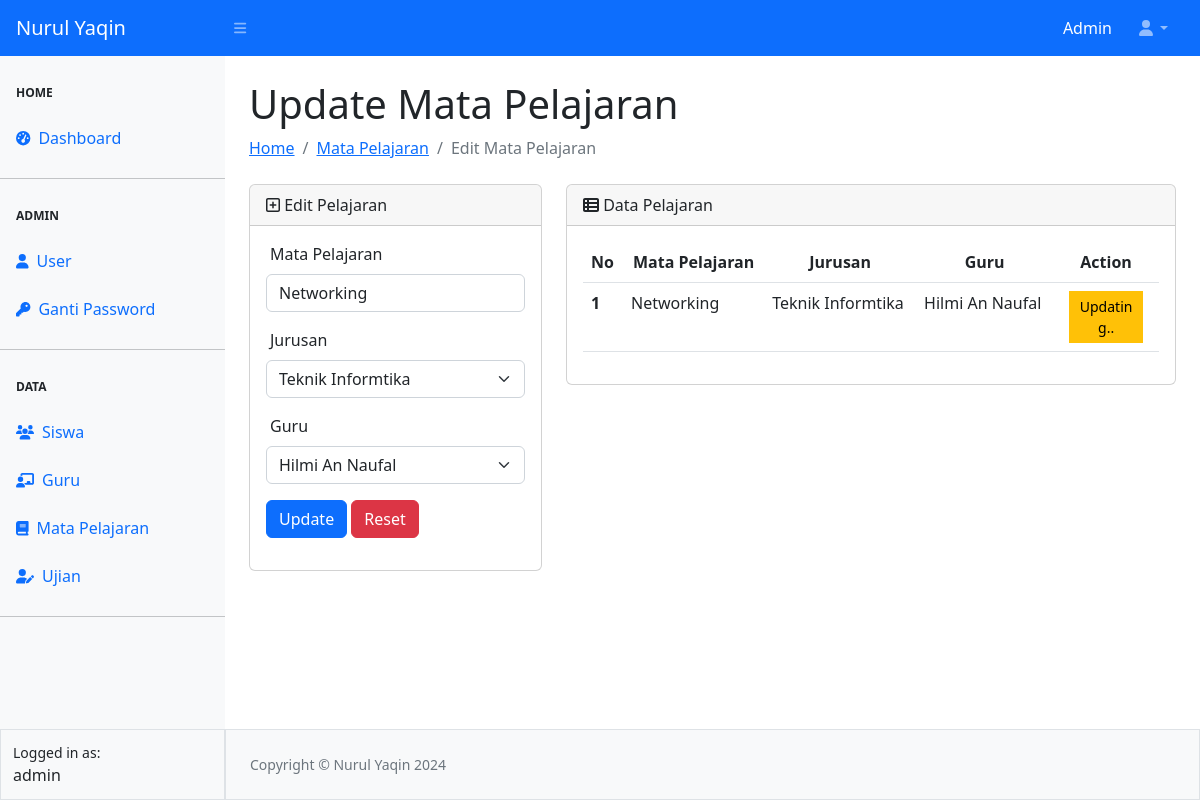
Page /pelajaran/update-pelajaran.php?id=15 (signed in) on the committed database.
### tables this page shows
CREATE TABLE `tbl_pelajaran` (
  `id` int(11) NOT NULL,
  `pelajaran` varchar(30) NOT NULL,
  `jurusan` varchar(50) NOT NULL,
  `guru` varchar(128) NOT NULL
);

### pelajaran/update-pelajaran.php (the view, shortened to what this page needs)
<?php
require_once "../config.php";
require_once "../templates/header.php";
require_once "../templates/navbar.php";
require_once "../templates/sidebar.php";
$id = $_GET['id'];
$query = mysqli_query($koneksi, "SELECT * FROM tbl_pelajaran WHERE id=$id");
$data = mysqli_fetch_assoc($query);
?>
<div id="layoutSidenav_content">
                <main>
                    <div class="container-fluid px-4">
                        <h1 class="mt-4">Update Mata Pelajaran</h1>
                        <ol class="breadcrumb mb-4">
                            <li class="breadcrumb-item "><a href="../index.php">Home</a></li>
                            <li class="breadcrumb-item "><a href="pelajaran.php">Mata Pelajaran</a></li>
                            <li class="breadcrumb-item active">Edit Mata Pelajaran</li>
                        </ol>
                      <div class="row">
                        <div class="col-4">
                        <div class="card">
                            <div class="card-header">
                                <span><i class="fa-regular fa-square-plus"></i> Edit Pelajaran</span>
                            </div>
                            <div class="card-body">
                              <form action="proses-pelajaran.php" method="post">
                                <div class="mb-3">
                                <label for="pelajaran" class="form-label ps-1 "> Mata Pelajaran</label>
                                <input name="pelajaran" value="<?= $data['pelajaran'] ?>" placeholder="Nama Pelajaran" required type="text" class="form-control" id="pelajaran" >
                                </div>
                                <div class="mb-3">
                                <label for="jurusan" class="form-label ps-1 ">Jurusan</label>
                                <select name="jurusan" id="jurusan" class="form-select" required>
                                            <?php
                                            $jurusan = ['Teknik Informtika', 'Pendidikan Islam', 'Sains Biologi'];
                                             foreach ($jurusan as $agm ) {
                                                if ($data['jurusan'] == $agm){  ?>
                                                  <option value="<?= $agm?>" selected><?= $agm?></option>
                                                  <?php }else { ?>
                                                    <option value="<?= $agm ?>"><?= $agm ?></option>
                                               <?php
                                                }
                                             } ?>
                                </select>
                                </div>
                                <div class="mb-3">
                                <label for="guru" class="form-label ps-1 ">Guru</label>
                                <select name="guru" id="guru" class="form-select mb-3 " required>
                                    <?php
                                    $queryGuru = mysqli_query($koneksi, "SELECT * FROM tbl_guru");
                                    while($dataGuru = mysqli_fetch_assoc($queryGuru)){
                                        if($data['guru'] == $dataGuru['nama']){
                                        ?>
                                        <option value="<?= $dataGuru['nama'] ?>" selected><?= $dataGuru['nama'] ?></option>
                                        <?php } else { ?>
                                            <option value="<?= $dataGuru['nama'] ?>"><?= $dataGuru['nama'] ?></option>
                                            <?php }?>
                                        <?php
                                    }?>
                                </select>
                                <button type="submit" class="btn btn-primary" name="update"><i claas="fa-solid fa-floppy-disk"></i>Update</button>
                                <button type="submit" class="btn btn-danger  " name="reset"><i claas="fa-solid fa-xmark"></i>Reset</button>
                                </div>
                              </form>
                            </div>
                            </div>
                        </div>
                        <div class="col-8">
                            <form action="add-pelajaran.php" method="post">
                            <div class="card">
                            <div class="card-header">
                            <i class="fa-solid fa-table-list"></i> Data Pelajaran
                            </div>
                            <div class="card-body">
                            <table class="table" id="datatablesSimple">
                                <thead>
                                    <tr>
                                    <th scope="col">No</th>
                                    <th scope="col"><center>Mata Pelajaran</center></th>
                                    <th scope="col"><center>Jurusan</center></th>
                                    <th scope="col"><Center>Guru</Center></th>
                                    <th scope="col"><Center>Action</Center></th>
                                    </tr>
                                </thead>
                                <tbody>
                                    <?php $i = 1 ?>
                                    <tr>
                                    <th scope="row"><?= $i?></th>
                                    <td><?= $data['pelajaran'] ?></td>
                                    <td><?= $data['jurusan'] ?></td>
                                    <td><?= $data['guru']?></td>
                                    <td align="center">
                                      <button type="button" class="btn btn-warning btn-sm rounded-0 col-10"></i>Updating..</button>
                                    </td>
                                    </tr>
                                </tbody>
                                </table>
                            </div>
                            </div>
                            </form>
                        </div>
                      </div>
                    </div>
                </main>
<?php require_once "../templates/footer.php" ?>

### rows in the picture
tbl_pelajaran: pelajaran "Networking", jurusan "Teknik Informtika", guru "Hilmi An Naufal"

### other values in the picture
$_SESSION['ssUser'] "Admin"
$_SESSION['ssUser'] "admin"
$i "1"
form field guru "Hilmi An Naufal"
